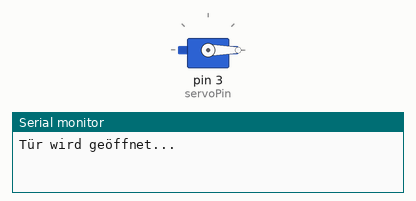
Simulated run of this sketch. Board: Arduino Uno, built with avr-gcc and run on an emulated ATmega328P. Shown: servo, the last lines printed to the serial monitor.

Above: at 0.05 s.
At 10.0 s:
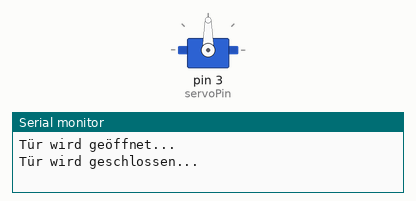
Timing chart, 0 to 13.0 s (numbered marks = the images above):
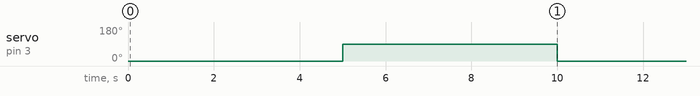

Measured:
- by itself, servo on pin 3 (servoPin): alternates 90° for 5.0 s and 0° for 5.0 s

The sketch:

servo.ino
```cpp
#include <Servo.h>

Servo meinServo;  //  Servo-Objekts zur Steuerung des Servos

const int servoPin = 3;
const int oeffnungsWinkel = 0;
const int schliessWinkel = 90;
const long warteZeit = 5000;

void setup() {
  meinServo.attach(servoPin);
  Serial.begin(115200);          // Initialisiert die serielle Kommunikation
}

void loop() {
  // Tür öffnen
  Serial.println("Tür wird geöffnet...");
  meinServo.write(oeffnungsWinkel);
  delay(warteZeit);

  // Tür schließen
  Serial.println("Tür wird geschlossen...");
  meinServo.write(schliessWinkel);
  delay(warteZeit);
}
```
